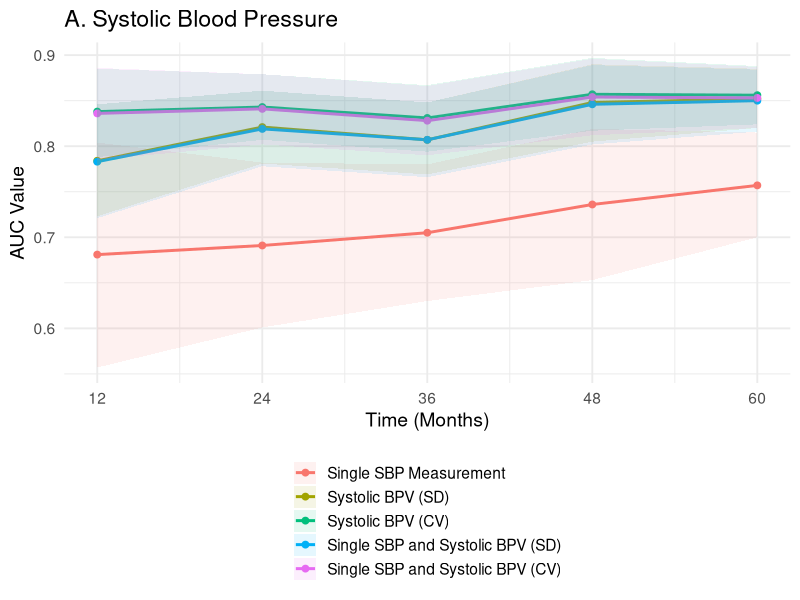
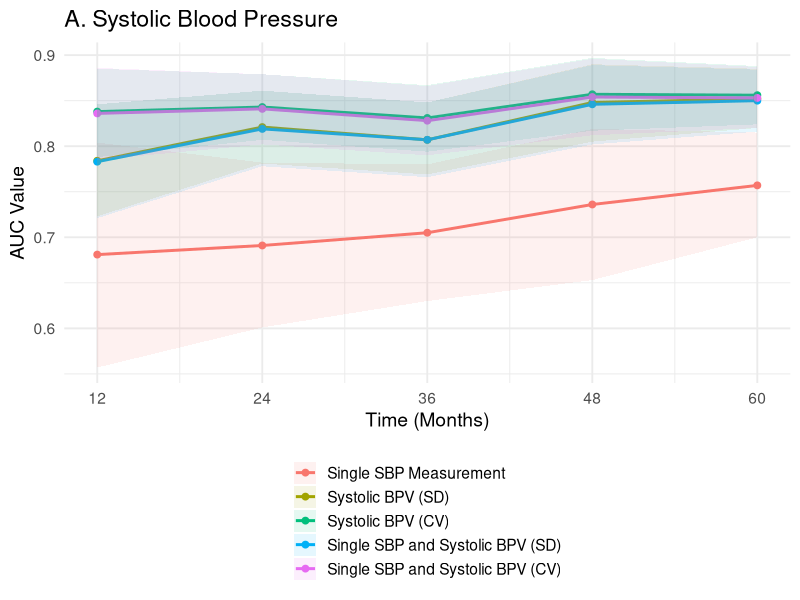

These figures' R source, in order:
#######SYSTOLIC#######


library(tidyr)
library(dplyr)
library(ggplot2)

# 1. Create the data
bp_data <- data.frame(
  time = c(12, 24, 36, 48, 60),
  SBP_AUC = c(0.681, 0.691, 0.705, 0.736, 0.757),
  SBP_lower = c(0.557, 0.601, 0.630, 0.653, 0.700),
  SBP_upper = c(0.804, 0.782, 0.780, 0.819, 0.815),
  BPV_SD_AUC = c(0.784, 0.821, 0.807, 0.848, 0.852),
  BPV_SD_lower = c(0.723, 0.781, 0.769, 0.805, 0.820),
  BPV_SD_upper = c(0.846, 0.861, 0.848, 0.890, 0.885),
  BPV_CV_AUC = c(0.838, 0.843, 0.831, 0.857, 0.856),
  BPV_CV_lower = c(0.788, 0.807, 0.794, 0.817, 0.824),
  BPV_CV_upper = c(0.885, 0.879, 0.867, 0.897, 0.888),
  BPV_SDcom_AUC = c(0.783, 0.819, 0.807, 0.846, 0.850),
  BPV_SDcom_lower = c(0.721, 0.778, 0.766, 0.802, 0.816),
  BPV_SDcom_upper = c(0.846, 0.861, 0.848, 0.889, 0.884),
  BPV_CVcom_AUC = c(0.836, 0.841, 0.828, 0.854, 0.853),
  BPV_CVcom_lower = c(0.785, 0.802, 0.790, 0.812, 0.820),
  BPV_CVcom_upper = c(0.886, 0.879, 0.866, 0.896, 0.887)
)

# 2. Reshape the data
bp_long <- bp_data %>%
  pivot_longer(
    cols = -time,
    names_to = c("measure_raw", ".value"),
    # This regex captures everything before the suffix (_AUC, _lower, etc.)
    names_pattern = "^(.*)_(AUC|lower|upper)$" 
  ) %>%
  mutate(
    measure = case_when(
      measure_raw == "SBP" ~ "Single SBP Measurement",
      measure_raw == "BPV_SD" ~ "Systolic BPV (SD)",
      measure_raw == "BPV_CV" ~ "Systolic BPV (CV)",
      measure_raw == "BPV_SDcom" ~ "Single SBP and Systolic BPV (SD)",
      measure_raw == "BPV_CVcom" ~ "Single SBP and Systolic BPV (CV)"
    ),
    # Set the order of the items in the legend
    measure = factor(measure, levels = c(
      "Single SBP Measurement", 
      "Systolic BPV (SD)", 
      "Systolic BPV (CV)",
      "Single SBP and Systolic BPV (SD)", 
      "Single SBP and Systolic BPV (CV)"
    ))
  )

# 3. Create the plot
auc_plot_S <- ggplot(bp_long, aes(x = time, y = AUC, color = measure)) +
  geom_line(linewidth = 1) + # 'size' is deprecated, 'linewidth' is preferred
  geom_point(size = 2) +
  geom_ribbon(aes(ymin = lower, ymax = upper, fill = measure), alpha = 0.1, color = NA) +
  scale_x_continuous(breaks = c(12, 24, 36, 48, 60)) +
  labs(
    title = "A. Systolic Blood Pressure",
    x = "Time (Months)",
    y = "AUC Value",
    color = NULL, # Removes the title above the legend keys
    fill = NULL
  ) +
  theme_minimal(base_size = 14) +
  theme(
    legend.position = "bottom", # Moved legend to bottom so you can see the names
    legend.direction = "vertical" # Stack legend items vertically
  )

# Display the plot
print(auc_plot_S)

# Save the plot as a high-resolution PNG
ggsave("AUC_comparison_plot_S_2.png", plot = auc_plot_S, width = 10, height = 6, dpi = 600)
